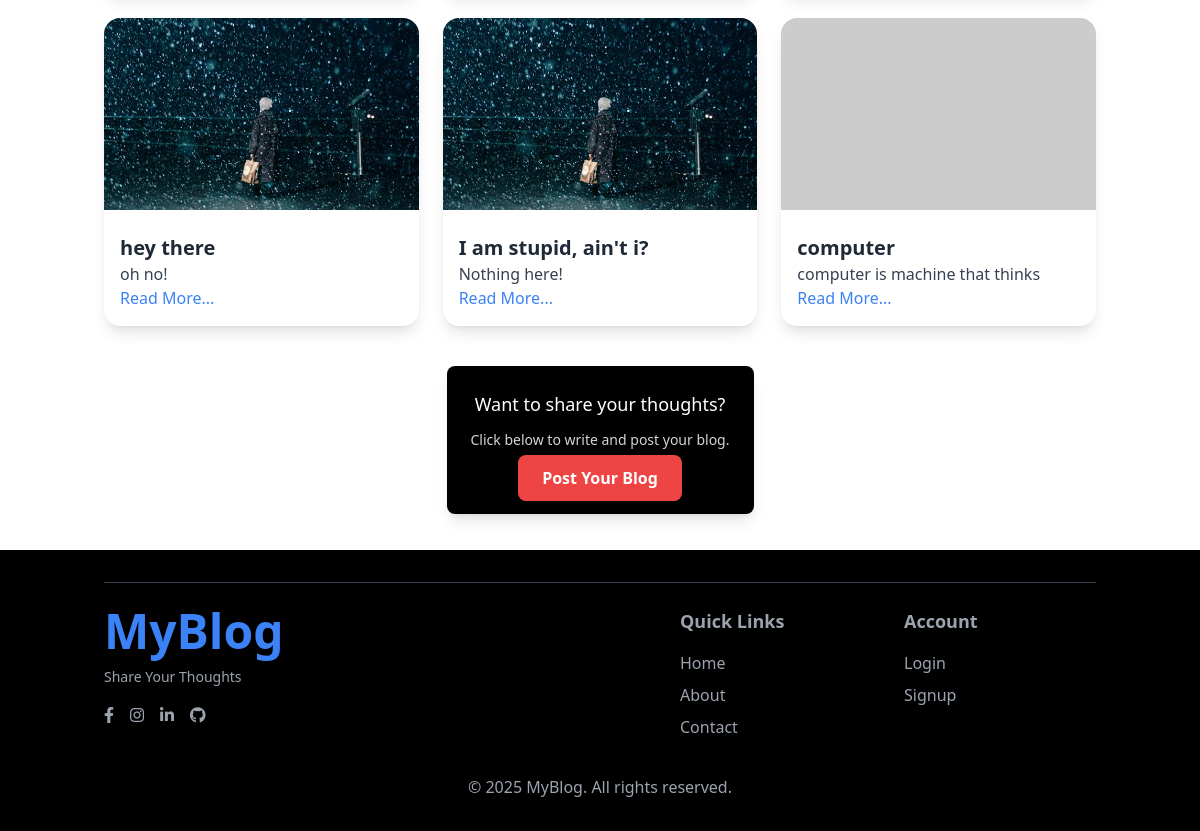
Page /allblogs/ (lower part) on the earlier database version.
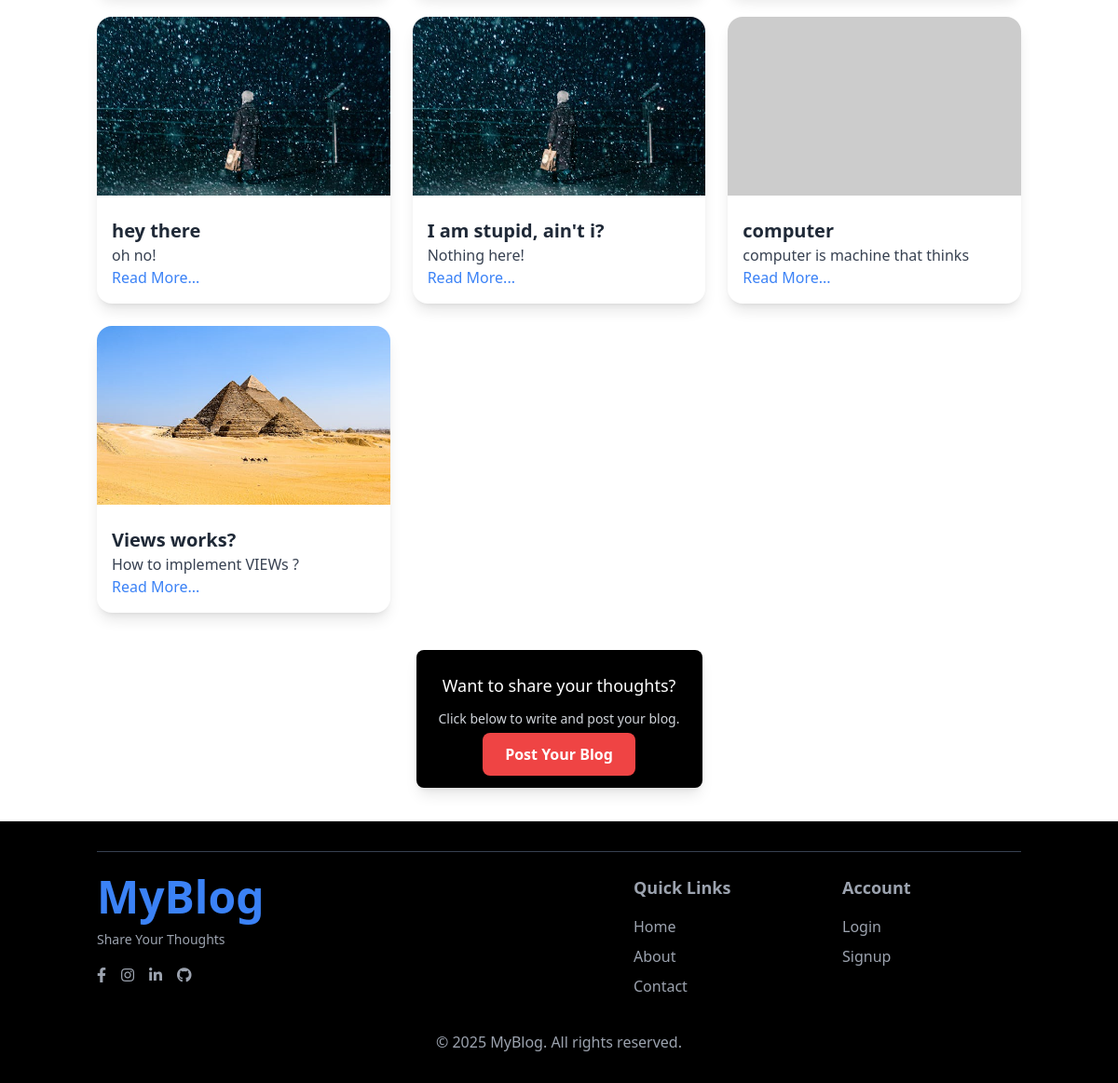
Same page on the later database version.
### blog/models.py (models this page shows, shortened)
class Post(models.Model):
    title=models.CharField(max_length=200)
    content=models.TextField()
    author=models.CharField(max_length=100)
    created_at=models.DateTimeField(auto_now_add=True)
    updated_at=models.DateTimeField(auto_now=True)
    image = models.ImageField(upload_to='blog_images/', null=True, blank=True)
    tags = models.ManyToManyField(Tag, related_name='posts', blank=True)
    views = models.PositiveIntegerField(default=0)

### blog/views.py (the view)
# urls.py: path('allblogs/',views.all_blogs, name='all_blogs'),
def all_blogs(request):
    posts=Post.objects.all()
    return render(request,'all_blog.html',{'posts':posts})

### blog/templates/all_blog.html (shortened to what this page needs)
{% extends 'base.html' %}
{% block content %}
<div class="container mx-auto pt-20 px-4">
    <div class="grid md:grid-cols-3 gap-6">
        {% for post in posts %}
        <div class="bg-white rounded-2xl shadow-lg overflow-hidden transition-transform transform hover:scale-105 hover:shadow-xl">
            {% if post.image %}
            <img src="{{ post.image.url }}" alt="Post Image" class="w-full h-48 object-cover">
            {% else %}
            <img src="https://via.placeholder.com/300" alt="No Image" class="w-full h-48 object-cover">
            {% endif %}
            <div class="p-4">
                <h2 class="text-xl font-semibold text-gray-800 mt-2">{{ post.title }}</h2>
                <p class="text-gray-700">{{ post.content|truncatechars:100 }}</p>
                <a href="{% url 'blog' post.id %}" class="text-blue-500 hover:underline">Read More...</a>
            </div>
        </div>
        {% empty %}
        <p class="col-span-3 text-center text-gray-500">No posts available.</p>
        {% endfor %}
    </div>
</div>
<div class="flex justify-center mt-10">
    <div class="bg-black text-white p-6 rounded-lg shadow-lg text-center">
        <p class="mb-3 text-lg">Want to share your thoughts?</p>
        <p class="text-gray-300 text-sm mb-4">Click below to write and post your blog.</p>
        <a href="{%url 'postblog' %}" class="bg-red-500 text-white px-6 py-3 rounded-lg font-bold shadow-md
           hover:bg-red-600 transform hover:scale-105 transition">
            Post Your Blog
        </a>
    </div>
</div>
{% endblock %}

Differences in the rows shown:
added Post: image (picture), title "Views works?", content "How to implement VIEWs ?"
